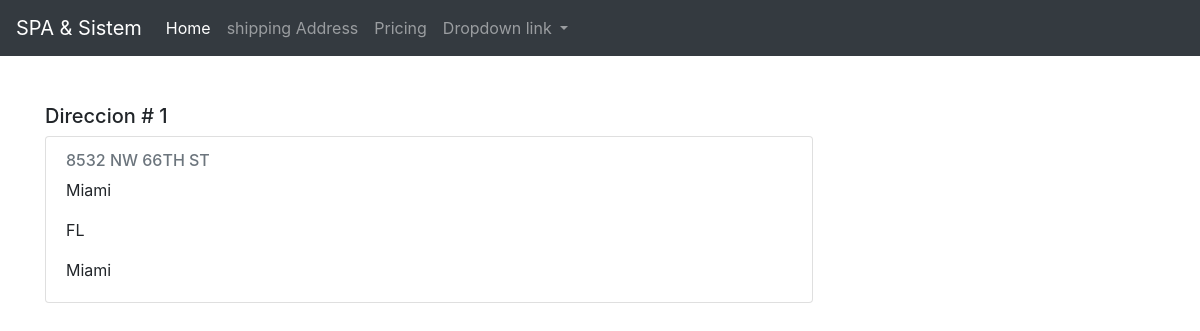
/addresses/1/, run on the app's committed database.
### shipping_addresses/models.py (models this page shows, shortened)
class ShippingAddress(models.Model):
    user_id =models.ForeignKey(UserMOdel, related_name="addresses", on_delete=models.CASCADE)
    street = models.CharField(max_length=140)
    external_number = models.IntegerField()
    internal_number = models.CharField(max_length=10, blank=True, null=True)
    colony = models.CharField(max_length=100)
    city = models.CharField(max_length=100)
    state = models.CharField(max_length=100)
    country = models.CharField(max_length=100)
    zip_code = models.CharField(max_length=6)
    references = models.TextField(blank=True, null=True)
    created = models.DateTimeField(auto_now_add=True)
    updated = models.DateTimeField(auto_now_add=True)

### shipping_addresses/views.py (the view)
# urls.py: path('<int:id>/', GetaddressesView, name='detail' ),
def GetaddressesView(request, id):
    address = ShippingAddress.objects.get(pk =id)
    template_name ='shipping_addresses/detail.html'
    context = {
        'address': address,
        }
    return render(request,template_name,context)

### shipping_addresses/templates/shipping_addresses/detail.html
{% extends 'base.html' %}
{% block content %}
<h5>Direccion # {{address.id}}</h5>
<div class="card" style="width: 48rem;">
  <div class="card-body">
    <h6 class="card-subtitle mb-2 text-muted">{{address.street}}</h6>
    <p class="card-text">{{address.city}}</p>
    <p class="card-text">{{address.state}}</p>
    <p class="card-text">{{address.city}}</p>
  </div>
</div>
{% endblock  %}

### data on the page
ShippingAddress: id "1", street "8532 NW 66TH ST", city "Miami", state "FL"
